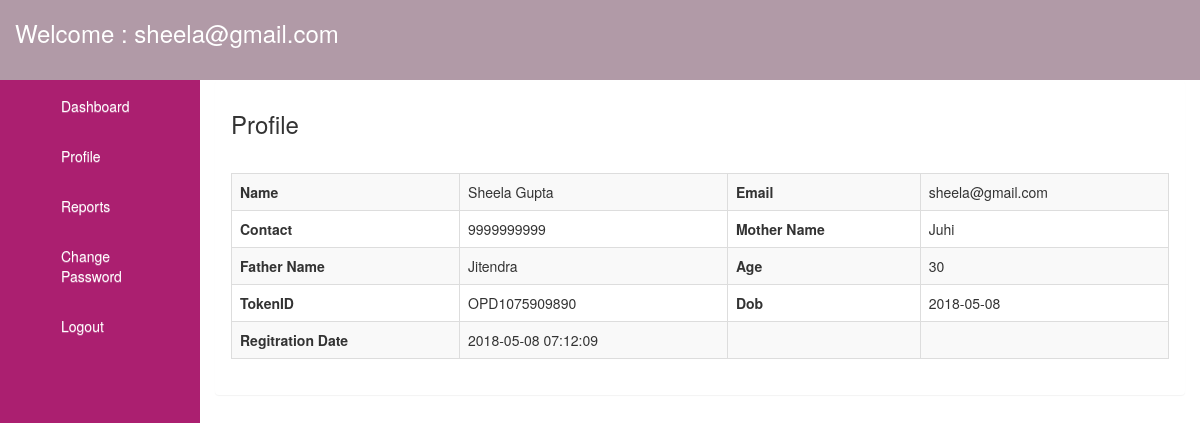
Page /user/profile.php (signed in) on the committed database.
### tables this page shows
CREATE TABLE IF NOT EXISTS `new_profile` (
  `regid` int(11) NOT NULL AUTO_INCREMENT,
  `name` varchar(100) NOT NULL,
  `email` varchar(100) NOT NULL,
  `contact` varchar(100) NOT NULL,
  `mother` varchar(100) NOT NULL,
  `father` varchar(100) NOT NULL,
  `age` varchar(100) NOT NULL,
  `problem` text NOT NULL,
  `did` int(11) NOT NULL,
  `room_no` varchar(100) NOT NULL,
  `tokenid` varchar(100) NOT NULL,
  `dob` varchar(100) NOT NULL,
  `reg_date` timestamp NOT NULL,
  `password` varchar(100) NOT NULL,
  `status` varchar(100) NOT NULL DEFAULT 'pending',
  PRIMARY KEY (`regid`),
  UNIQUE KEY `email` (`email`),
  UNIQUE KEY `contact` (`contact`),
  UNIQUE KEY `tokenid` (`tokenid`)
);

### user/profile.php (the view)
<?php include('header.php'); ?>
      <?php include('sidebar.php'); ?>
       	<div class="col-md-10" id="righ_section">
       		<div class="panel">
       			<div class="panel-heading">
       				<h3>Profile</h3>
       			</div>
       			<div class="panel-body">
       				<?php
					  $email = $_SESSION['patient_login'];
					  $qry ="select * from new_profile where email='$email'";
					  $ex = mysqli_query($con,$qry);
					  $rs = mysqli_fetch_array($ex);
					?>
      			 <table class="table table-bordered table-striped">
      			 	<tr>
      			 		<th>Name</th>
      			 		<td><?php echo $rs['name']; ?></td>
      			 		<th>Email</th>
      			 		<td><?php echo $rs['email']; ?></td>
      			 	</tr>
      			 	<tr>
      			 		<th>Contact</th>
      			 		<td><?php echo $rs['contact']; ?></td>
      			 		<th>Mother Name</th>
      			 		<td><?php echo $rs['mother']; ?></td>
      			 	</tr>
      			 	<tr>
      			 		<th>Father Name</th>
      			 		<td><?php echo $rs['father']; ?></td>
      			 		<th>Age</th>
      			 		<td><?php echo $rs['age']; ?></td>
      			 	</tr>
      			 	<tr>
      			 		<th>TokenID</th>
      			 		<td><?php echo $rs['tokenid']; ?></td>
      			 		<th>Dob</th>
      			 		<td><?php echo $rs['dob']; ?></td>
      			 	</tr>
      			 	<tr>
      			 		<th>Regitration Date</th>
      			 		<td><?php echo $rs['reg_date']; ?></td>
      			 		<td></td>
      			 		<td></td>
      			 	</tr>
      			 </table>
       			</div>
       		</div>
       	</div>
<?php include('footer.php'); ?>

### rows in the picture
new_profile: name "Sheela Gupta", email "sheela@gmail.com", contact "9999999999", mother "Juhi", father "Jitendra", age "30", tokenid "OPD1075909890", dob "2018-05-08", reg_date "2018-05-08 07:12:09"

### other values in the picture
$_SESSION['patient_login'] "sheela@gmail.com"
